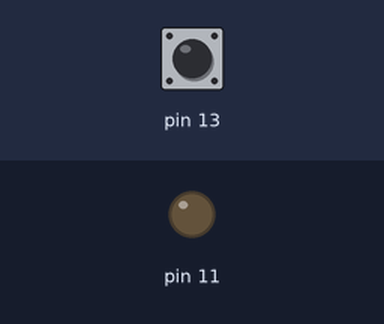
The sketch below on a simulated Arduino Uno, built with avr-gcc and run on an emulated ATmega328P. Shown: output pins drawn as LEDs (lit = HIGH). The test bench sets the inputs (shaded band); at power-on: pin 13 HIGH.

Above: at 1.2 s.
1.3 s: pin 13 pulled LOW for 0.15 s
At 1.37 s:
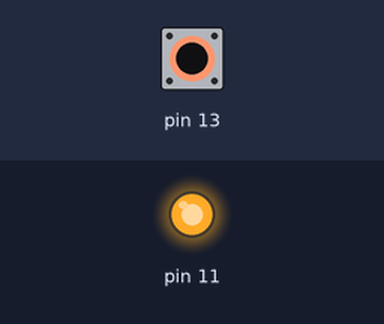
2.9 s: pin 13 pulled LOW for 3.2 s
At 6.5 s:
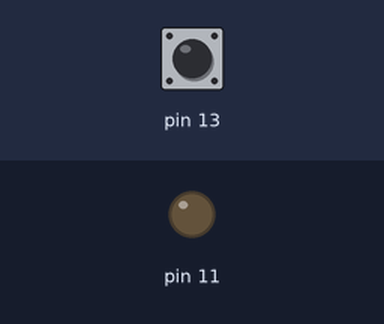
Timing chart, 0 to 8.0 s (numbered marks = the images above; inputs shaded):
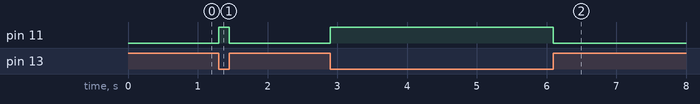

Measured:
- after the input at 1.3 s, pin 11: LOW → HIGH at once, → LOW 0.15 s later
- after the input at 2.9 s, pin 11: LOW → HIGH at once, → LOW 3.2 s later

The sketch:

button_led.ino
```cpp
void setup() {
  pinMode(13, INPUT_PULLUP);
  pinMode(11, OUTPUT);
}

void loop() {
  int buttonState = digitalRead(13);

  if (buttonState == LOW) {   // LOW = pressed (INPUT_PULLUP logic is inverted).
    digitalWrite(11, HIGH);
  } else {
    digitalWrite(11, LOW);
  }
}
```
